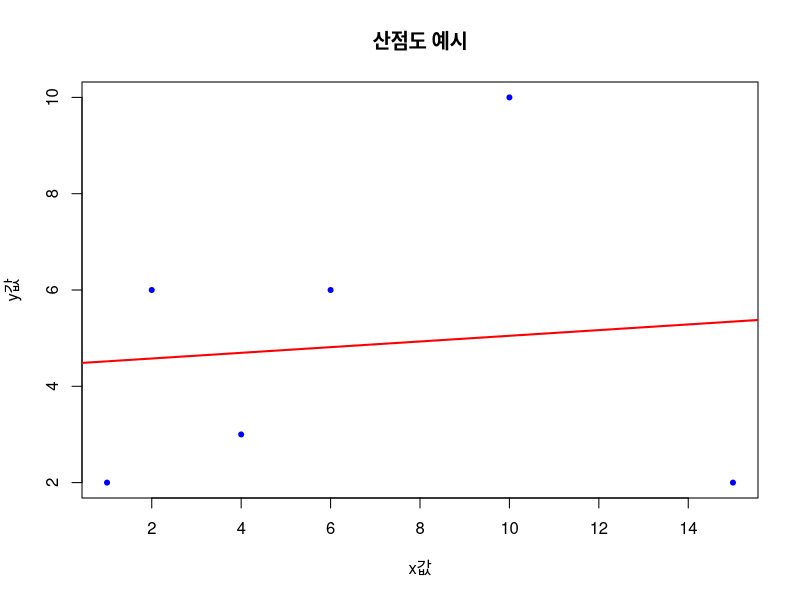

This chart was generated by the following R code: (Note: this script raises an error after producing the figure.)
#산점도
#변수 간 관계를 시각화
#예)키와 몸무게 관계, 온도와 에너지 소비량 관계, 흡연과 건강결과 관계

x=c(1,4,2,6,10,15)
y=c(2,3,6,6,10,2)

plot(x,y,main='산점도 예시', xlab='x값', ylab='y값', col='blue',
     pch=20)

#회귀선 추가
#linear model: 선형 모델
model = lm(y~x)
abline(model,col='red', lwd=2)


#데이터 스케일링
#데이터 스케일링은 전처리 방법 중 하나
#분석과 머신러닝에서 중요한 과정입니다. 

#데이터 프레임 생성
data=data.frame(
  height_cm=c(150.160,170,180,190),
  weight_kg=c(50,60,70,80,90)
)

#수치를 통일
#min-max라는 기법을 통해서 분석할 데이터를 0과 1사이로 변환
#즉 모든 데이터는 0과 1사이에 존재함. 

#암기
#스케일링= 기존값-최솟값 / 최댓값-최솟값

height_min = min(data$height_cm)
height_max = max(data$height_cm)

# 스케일링 결과 컬럼 추가
data$height_scaled = (data$height_cm - height_min) / 
  (height_max - height_min)
#View(data)


data = data.frame(
  height_cm = c(150, 160, 170, 180, 190),
  weight_kg = c(50, 60, 70, 80, 90)
)

# height_cm 스케일링 (min-max normalization)
height_min = min(data$height_cm)
height_max = max(data$height_cm)

# 스케일링 결과 컬럼 추가
data$height_scaled = (data$height_cm - height_min) / (height_max - height_min)

# 결과 확인
#View(data)










